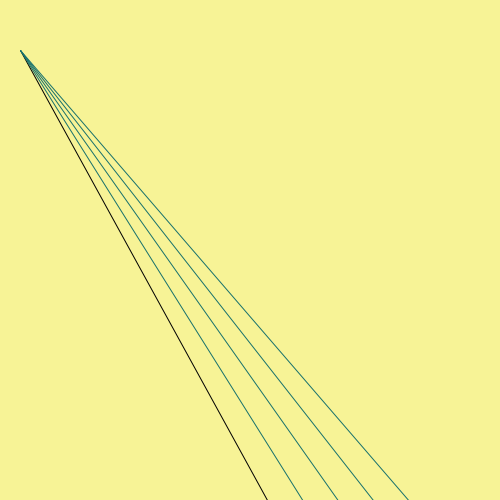
Frame 1 (no input)
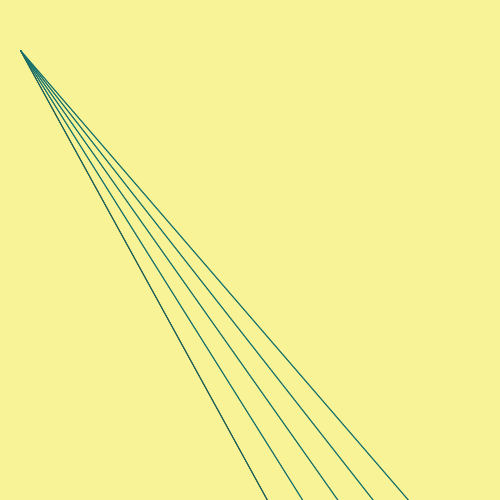
Frame 2 (the mouse pressed at the canvas centre, redrawn once)

The Processing sketch that drew these frames (run headless with seeded random() and noise(); the mouse was pressed at the canvas centre and the sketch redrawn once):

// Processing sketch: processing_46567
// ── processing_46567.pde

void setup() {

 size (500, 500);
 background (#F7F396);
 smooth();
 noLoop();

}

void draw () {

 for( int i = 300; i <height; i += 40) {
 
 line( i, 560, 20,50 );
   stroke (#18716C);
 }

} 
                
                                
